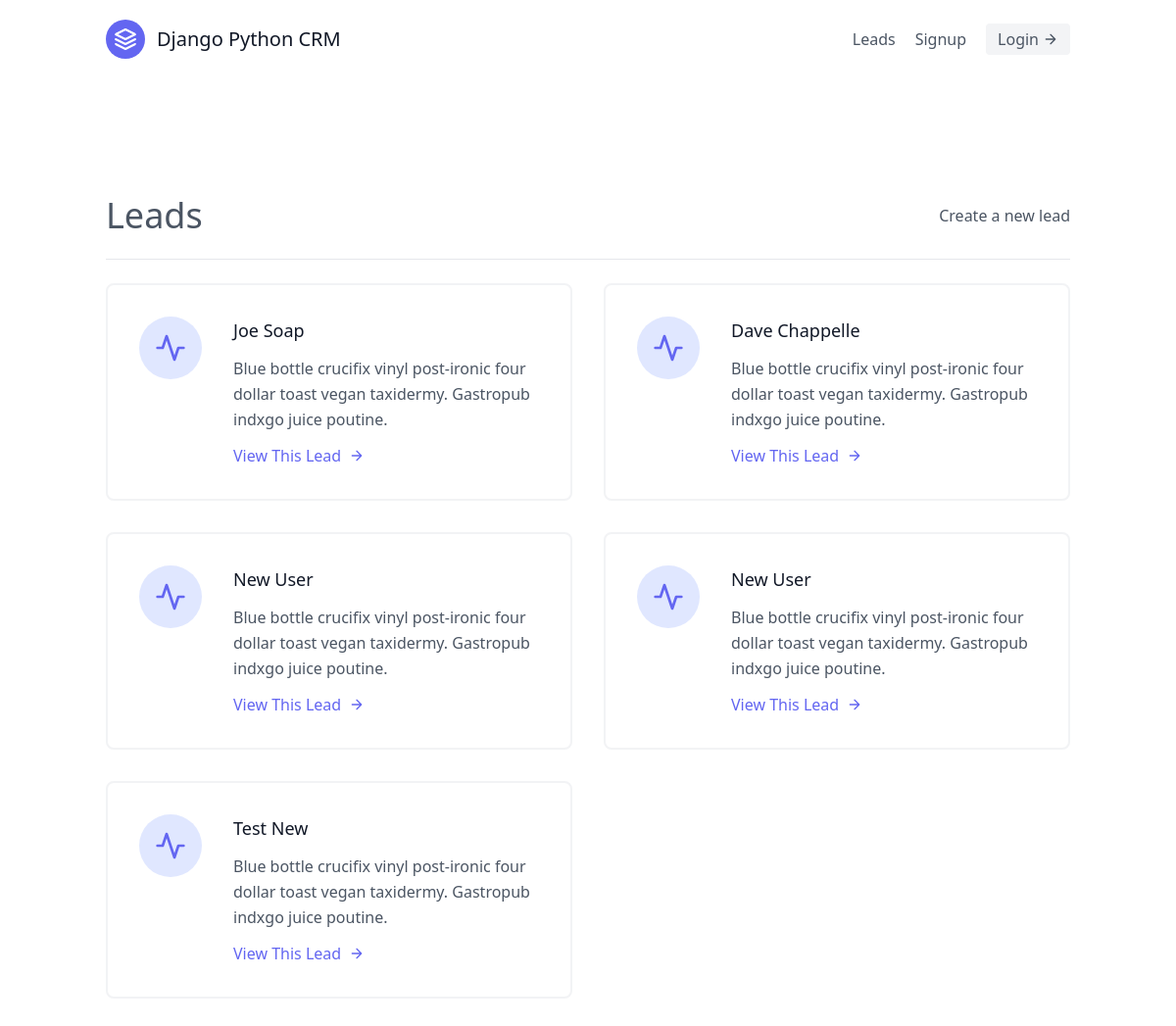
Page /leads/ on the earlier database version.
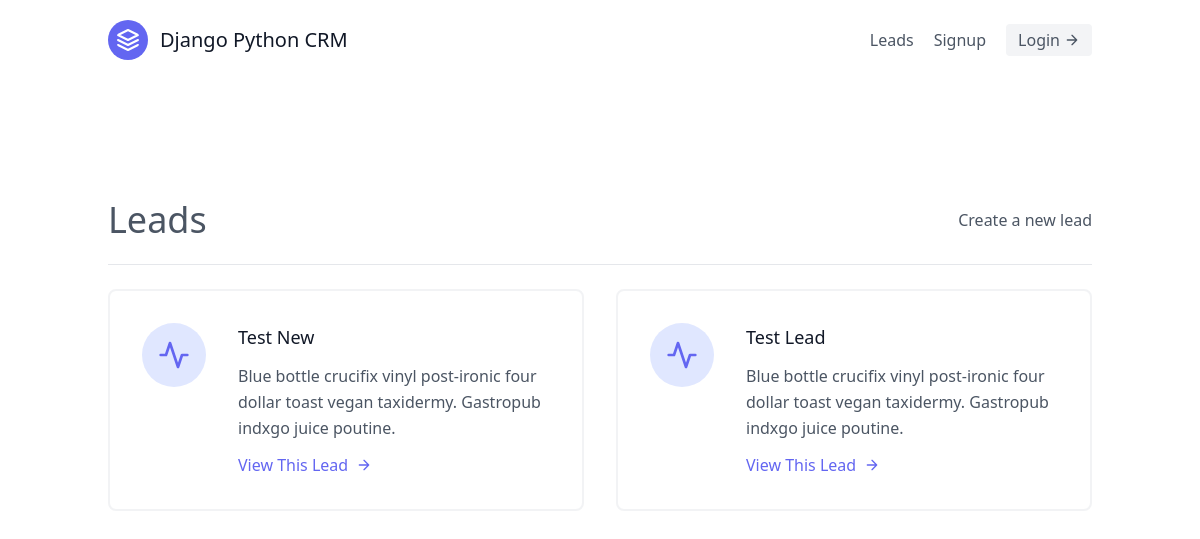
Same page on the later database version.
### leads/models.py (models this page shows, shortened)
class Lead(models.Model):
    first_name = models.CharField(max_length=20)
    last_name = models.CharField(max_length=20)
    age = models.IntegerField(default=0)
    agent = models.ForeignKey("Agent", on_delete=models.CASCADE)

### leads/views.py (the view)
# urls.py: path('', LeadListView.as_view(), name="lead-list"),
class LeadListView(ListView):
    template_name = "leads/lead_list.html"
    queryset = Lead.objects.all()
    context_object_name = "leads"

### leads/templates/leads/lead_list.html (shortened to what this page needs)
{% extends "base.html" %}
{% block content %}
<section class="text-gray-600 body-font">
  <div class="container px-5 py-24 mx-auto flex flex-wrap">
    <div class="w-full mb-6 py-6 flex justify-between items-center border-b border-grey-200">
        <div>
          <h1 class="text-4xl text-grey-800">Leads</h1>
        </div>
        <div>
          <a class="text-grey-500 hover:text-blue-500" href="{% url 'leads:lead-create' %}">Create a new lead</a>
        </div>
    </div>
    <div class="flex flex-wrap -m-4">
      {% for lead in leads %}
      <div class="p-4 lg:w-1/2 md:w-full">
        <div class="flex border-2 rounded-lg border-gray-200 border-opacity-50 p-8 sm:flex-row flex-col">
          <div
            class="w-16 h-16 sm:mr-8 sm:mb-0 mb-4 inline-flex items-center justify-center rounded-full bg-indigo-100 text-indigo-500 flex-shrink-0">
              <svg fill="none" stroke="currentColor" stroke-linecap="round" stroke-linejoin="round" stroke-width="2"
                class="w-8 h-8" viewBox="0 0 24 24">
                <path d="M22 12h-4l-3 9L9 3l-3 9H2"></path>
              </svg>
          </div>
          <div class="flex-grow">
            <h2 class="text-gray-900 text-lg title-font font-medium mb-3">{{ lead.first_name }} {{ lead.last_name }}</h2>
            <p class="leading-relaxed text-base">
              Blue bottle crucifix vinyl post-ironic four dollar toast vegan
              taxidermy. Gastropub indxgo juice poutine.
            </p>
            <a href="{% url 'leads:lead-detail' lead.pk %}" class="mt-3 text-indigo-500 inline-flex items-center">View This Lead
              <svg fill="none" stroke="currentColor" stroke-linecap="round" stroke-linejoin="round" stroke-width="2"
                class="w-4 h-4 ml-2" viewBox="0 0 24 24">
                <path d="M5 12h14M12 5l7 7-7 7"></path>
              </svg>
            </a>
          </div>
        </div>
      </div>
      {% endfor %}
    </div>
  </div>
</section>
{% endblock content %}

### templates/base.html (shortened to what this page needs)
{% load static %}
<!DOCTYPE html>
<html lang="en">
<head>
  <link href="{% static 'css/styles.css' %}" rel="stylesheet"/>
  <link href="https://unpkg.com/tailwindcss@^2/dist/tailwind.min.css" rel="stylesheet"/>
</head>
<body>
  <div class="max-w-7xl mx-auto">
    {% include 'navbar.html' %}
    {% block content %}
    {% endblock content %}
  </div>
</body>
</html>

### templates/navbar.html
<header class="text-gray-600 body-font">
  <div class="container mx-auto flex flex-wrap p-5 flex-col md:flex-row items-center">
    <a class="flex title-font font-medium items-center text-gray-900 mb-4 md:mb-0">
      <svg xmlns="http://www.w3.org/2000/svg" fill="none" stroke="currentColor" stroke-linecap="round"
        stroke-linejoin="round" stroke-width="2" class="w-10 h-10 text-white p-2 bg-indigo-500 rounded-full"
        viewBox="0 0 24 24">
        <path d="M12 2L2 7l10 5 10-5-10-5zM2 17l10 5 10-5M2 12l10 5 10-5"></path>
      </svg>
      <span class="ml-3 text-xl">Django Python CRM</span>
    </a>
    <nav class="md:ml-auto flex flex-wrap items-center text-base justify-center">
      <a href="{% url 'leads:lead-list' %}" class="mr-5 hover:text-gray-900">Leads</a>
      {% if not request.user.is_authenticated %}
      <a href="{% url 'signup' %}"class="mr-5 hover:text-gray-900">Signup</a>
      {% endif %}
    </nav>
    {% if request.user.is_authenticated %}
      Logged in as: {{ request.user.username }}
      <a href="{% url 'logout' %}"
        class="ml-3 inline-flex items-center bg-gray-100 border-0 py-1 px-3 focus:outline-none hover:bg-gray-200 rounded text-base mt-4 md:mt-0"
        control-id="ControlID-78">Logout
        <svg fill="none" stroke="currentColor" stroke-linecap="round" stroke-linejoin="round" stroke-width="2"
          class="w-4 h-4 ml-1" viewBox="0 0 24 24">
          <path d="M5 12h14M12 5l7 7-7 7"></path>
        </svg>
      </a>
      {% else %}
    <a href="{% url 'login' %}"
      class="inline-flex items-center bg-gray-100 border-0 py-1 px-3 focus:outline-none hover:bg-gray-200 rounded text-base mt-4 md:mt-0"
      control-id="ControlID-78">Login
      <svg fill="none" stroke="currentColor" stroke-linecap="round" stroke-linejoin="round" stroke-width="2"
        class="w-4 h-4 ml-1" viewBox="0 0 24 24">
        <path d="M5 12h14M12 5l7 7-7 7"></path>
      </svg>
    </a >
    {% endif %}
  </div>
</header>

Differences in the rows shown:
removed Lead: first_name "Joe", last_name "Soap"
removed Lead: first_name "Dave", last_name "Chappelle"
removed Lead: first_name "New", last_name "User"
removed Lead: first_name "New", last_name "User"
added Lead: first_name "Test", last_name "Lead"
